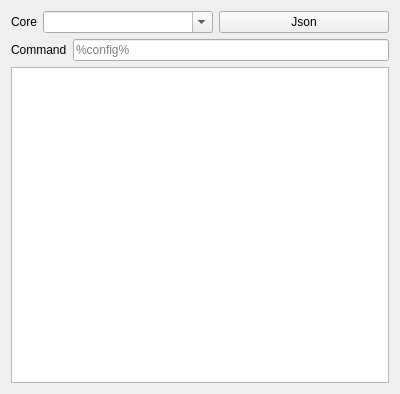
<?xml version="1.0" encoding="UTF-8"?>
<ui version="4.0">
 <class>EditCustom</class>
 <widget class="QWidget" name="EditCustom">
  <property name="geometry">
   <rect>
    <x>0</x>
    <y>0</y>
    <width>400</width>
    <height>394</height>
   </rect>
  </property>
  <property name="windowTitle">
   <string>EditCustom</string>
  </property>
  <layout class="QVBoxLayout" name="verticalLayout">
   <item>
    <layout class="QHBoxLayout" name="horizontalLayout">
     <item>
      <widget class="QLabel" name="label">
       <property name="sizePolicy">
        <sizepolicy hsizetype="Maximum" vsizetype="Preferred">
         <horstretch>0</horstretch>
         <verstretch>0</verstretch>
        </sizepolicy>
       </property>
       <property name="text">
        <string>Core</string>
       </property>
      </widget>
     </item>
     <item>
      <widget class="QComboBox" name="core">
       <property name="editable">
        <bool>true</bool>
       </property>
      </widget>
     </item>
     <item>
      <widget class="QPushButton" name="as_json">
       <property name="text">
        <string>Json</string>
       </property>
      </widget>
     </item>
    </layout>
   </item>
   <item>
    <layout class="QHBoxLayout" name="horizontalLayout_2">
     <item>
      <widget class="QLabel" name="label_2">
       <property name="text">
        <string>Command</string>
       </property>
      </widget>
     </item>
     <item>
      <widget class="QLineEdit" name="command">
       <property name="placeholderText">
        <string notr="true">%config%</string>
       </property>
      </widget>
     </item>
    </layout>
   </item>
   <item>
    <widget class="QTextEdit" name="config_simple">
     <property name="minimumSize">
      <size>
       <width>0</width>
       <height>300</height>
      </size>
     </property>
    </widget>
   </item>
  </layout>
 </widget>
 <tabstops>
  <tabstop>core</tabstop>
  <tabstop>as_json</tabstop>
  <tabstop>command</tabstop>
  <tabstop>config_simple</tabstop>
 </tabstops>
 <resources/>
 <connections/>
</ui>
